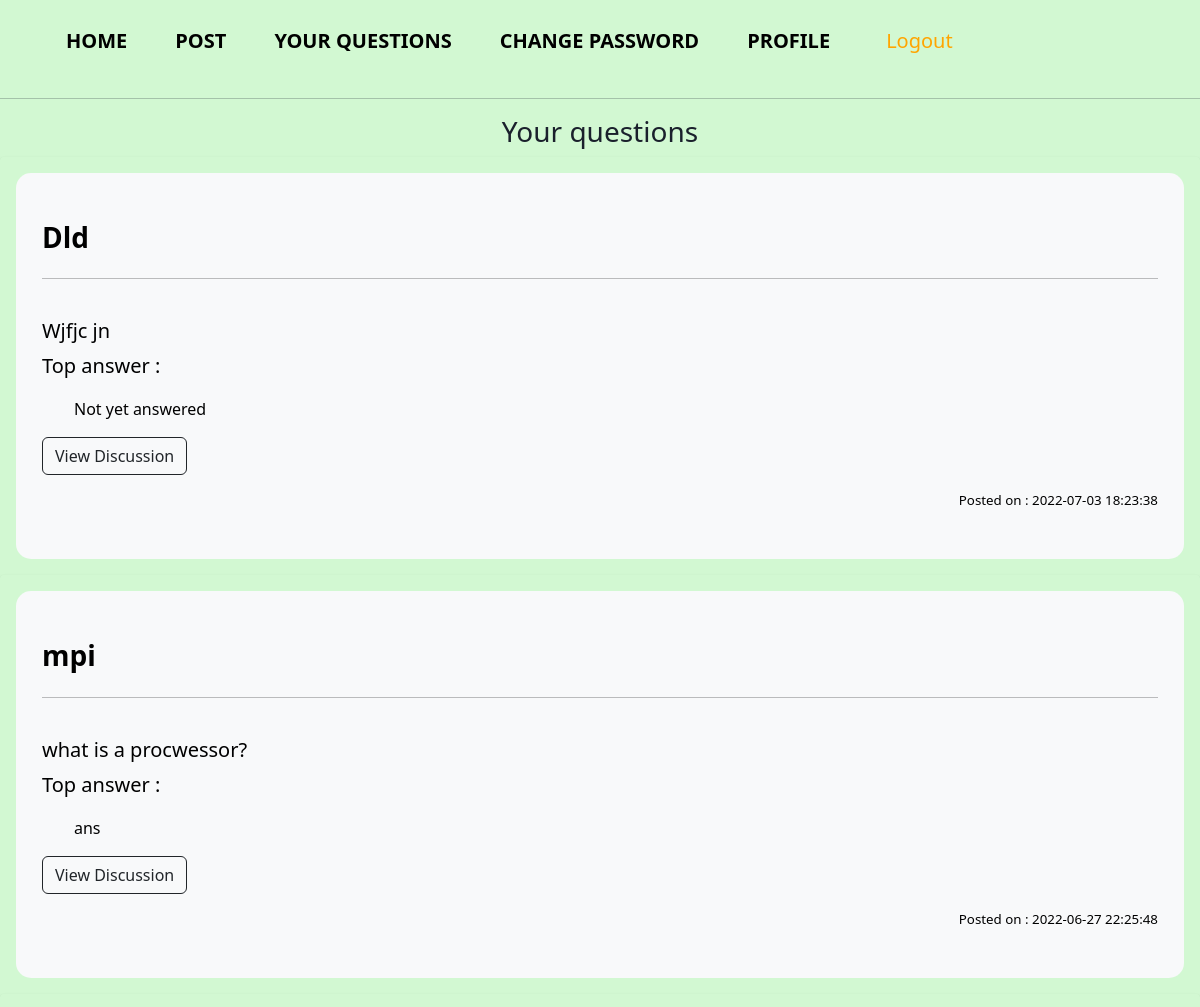
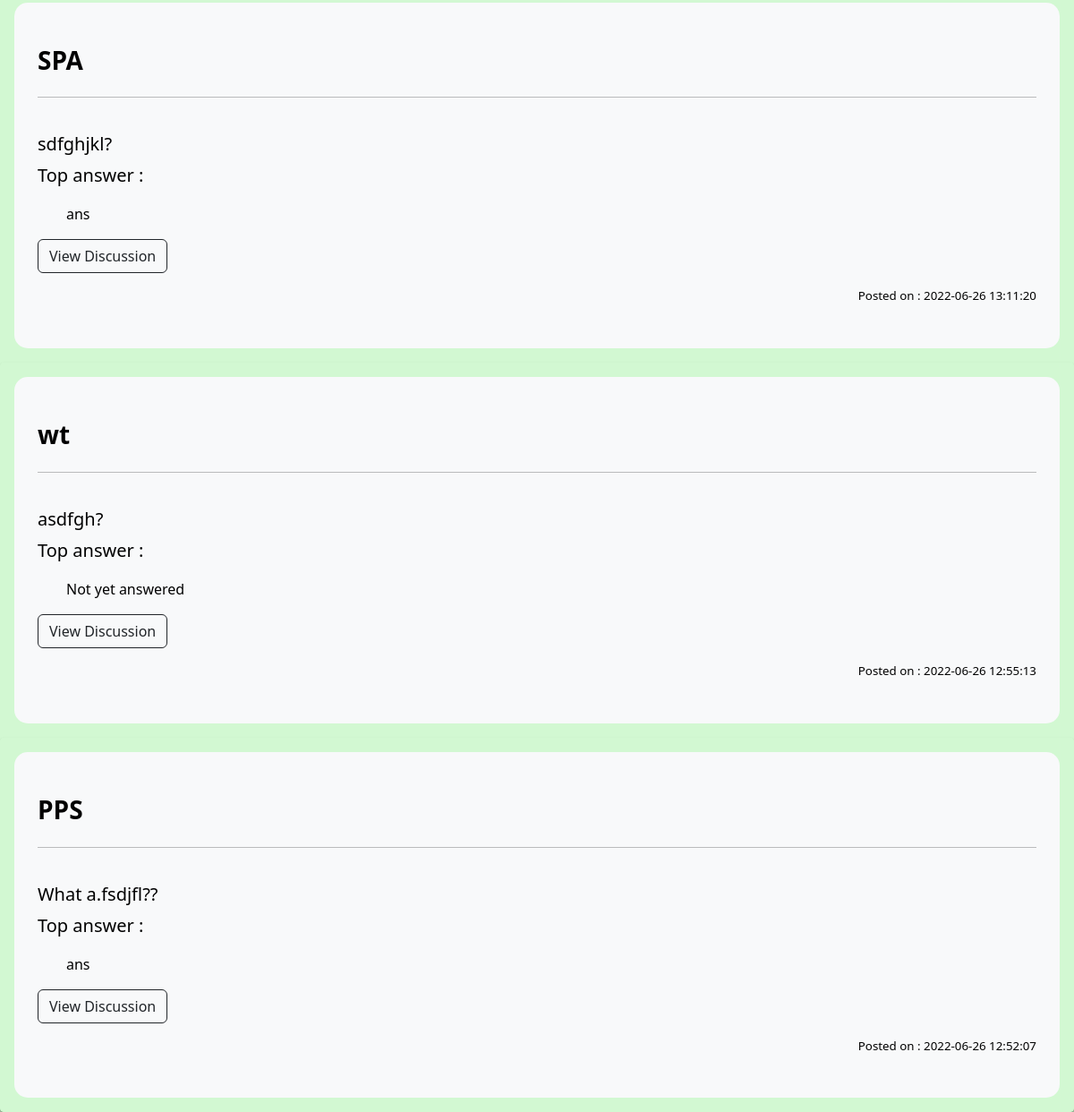
Screenshot of /ques.php (signed in) with the database file from the repository (2 pictures, top to bottom).
### tables this page shows
CREATE TABLE `ques` (
  `qid` varchar(20) NOT NULL,
  `Subject` varchar(50) NOT NULL,
  `Question` varchar(1000) NOT NULL,
  `id` varchar(20) NOT NULL,
  `top` varchar(2000) NOT NULL,
  `topid` varchar(20) NOT NULL,
  `date` datetime NOT NULL
);

### ques.php (the view, shortened to what this page needs)
<?php
include('connection.php');
?>
<?php
if(isset($_SESSION['id'])){
?>
<!doctype html>
<html>
    <head>
        <link href="https://cdn.jsdelivr.net/npm/bootstrap@5.2.0-beta1/dist/css/bootstrap.min.css" rel="stylesheet">
    </head>
    <body>
        <div class="container ">
          <nav class="navbar navbar-expand-sm navbar-dark text-center">
          <div class="collapse navbar-collapse" id="navbarNav">
            <ul class="navbar-nav">
              <li class="nav-item active">
                <a class="nav-link" href="home.php">Home</a>
              </li>
              <li class="nav-item">
                <a class="nav-link" href="post.php">Post</a>
              </li>
              <li class="nav-item">
                <a class="nav-link" href="ques.php">Your Questions</a>
              </li>
              <li class="nav-item">
                <a class="nav-link" href="#">Change Password</a>
              </li>
              <li>
              <a  class="nav-link" style="color:black" data-bs-toggle="collapse" href="#collapseExample" role="button" aria-expanded="false" aria-controls="collapseExample">
  Profile
</a>
              </li>
              <form method="POST" action="logout.php">
                <li class="nav-item">
                  <input style="padding: .5em .8em;font-size: 20px;color: orange;background: none;border: none;" type="submit" value="Logout">
                </li>
              </form>
            </ul>
          </div>
        </nav>
        </div>
  <?php
                      $id=$_SESSION['id'];
                     ?>
<hr>
          <h3 style="text-align:center;">Your questions</h3>
        <?php
          $ar=(mysqli_query($con,"select * from ques where id='$id' order by date DESC"));
          while($arr=mysqli_fetch_array($ar)){
        ?>
        <div class="card">
        <div class="card-body">
        <div class="bg-light">
          <div class="container py-5">
            <div class="row align-items-center">
              <div class="col-lg-12">
                <h3 style="display: inline-block;"><b><?php echo $arr['Subject']; ?></b></h3>
                <hr><br>
                <h5><?php echo $arr['Question']; ?></h5>
                <p class="lead"><b>Top answer :</b></p>
                <?php
                if(isset($arr['top']) && $arr['top']<>''){
                  ?>
                <ul>
                <?php echo 'ans'; ?>
                </ul><?php
                }else{
                  echo "<ul>Not yet answered</ul>";
                }
                ?>
                <form method="post" action="display.php">
                <button type="submit" name="<?php echo $arr['qid']; ?>" value="<?php echo $arr['qid']; ?>" class="btn btn-outline-dark">View Discussion</button>
          </form>
                <div class="postt" style="display: inline-block; text-align:right;float:right">Posted on : <?php echo $arr['date'];?></div>
              </div>
            </div>
          </div>
        </div>
        </div>
<?php }
?>
    </body>
</html>
  <?php
}
?>

### ques.php (style rules this page uses)
.card { z-index: 1; background-color: #0E4749; }
.card { box-shadow: 0 1px 3px 0 rgba(0,0,0,.1), 0 1px 2px 0 rgba(0,0,0,.06); }
.card { position: relative; display: flex; flex-direction: column; min-width: 0; word-wrap: break-word; background-color: transparent; background-clip: border-box; border: 0 solid rgba(0, 0, 0, 0.87); border-radius: .25rem; color:black; }
.card-body { flex: 1 1 auto; min-height: 1px; padding: 1rem; }
.navbar-nav { text-transform: uppercase; text-align: center; font-weight: bold; }
.navbar-nav * { box-sizing: border-box; transition: all .35s ease; }
.navbar-nav li { display: inline-block; list-style: outside none none; margin: .5em 1em; padding: 0; }
.navbar-nav a { padding: .5em .8em; color: black; position: relative; text-decoration: none; font-size: 20px; }
.navbar-nav a::before, .navbar-nav a::after { content: ''; height: 14px; width: 14px; position: absolute; transition: all .35s ease; opacity: 0; }
.navbar-nav a::before { content: ''; right: 0; top: 0; border-top: 3px solid black; border-right: 3px solid black; transform: translate(50%, 100%); }
.navbar-nav a:after { content: ''; left: 0; bottom: 0; border-bottom: 3px solid black; border-left: 3px solid black; transform: translate(100%, -50%) }
.navbar-dark .navbar-nav .nav-item .nav-link { color: black; }
body { margin-top:0px; color: #1a202c; text-align: left; background-color: #d2f8d2; }
.bg-light { border-radius: 15px; }
.postt { font-size: smaller; }

### rows the page displays
ques: Subject "Dld", Question "Wjfjc jn", top "Not yet answered", $arr['qid'] 7 (drawn), date "2022-07-03 18:23:38"
ques: Subject "mpi", Question "what is a procwessor?", top "ans", $arr['qid'] 5 (drawn), date "2022-06-27 22:25:48"
ques: Subject "SPA", Question "sdfghjkl?", top "ans", $arr['qid'] 3 (drawn), date "2022-06-26 13:11:20"
ques: Subject "wt", Question "asdfgh?", top "Not yet answered", $arr['qid'] 2 (drawn), date "2022-06-26 12:55:13"
ques: Subject "PPS", Question "What a.fsdjfl??", shows "ans", $arr['qid'] 1 (drawn), date "2022-06-26 12:52:07"
